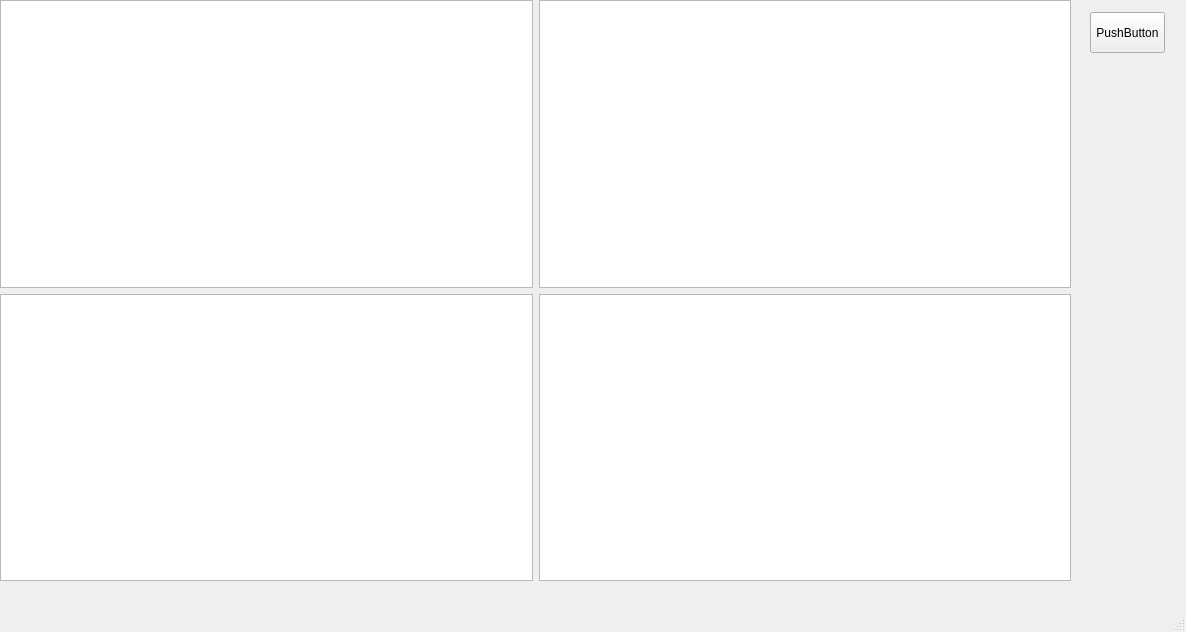
<?xml version="1.0" encoding="UTF-8"?>
<ui version="4.0">
 <class>MainWindow</class>
 <widget class="QMainWindow" name="MainWindow">
  <property name="geometry">
   <rect>
    <x>0</x>
    <y>0</y>
    <width>1186</width>
    <height>632</height>
   </rect>
  </property>
  <property name="windowTitle">
   <string>MainWindow</string>
  </property>
  <widget class="QWidget" name="centralwidget">
   <widget class="QPushButton" name="pushButton">
    <property name="geometry">
     <rect>
      <x>1090</x>
      <y>12</y>
      <width>75</width>
      <height>41</height>
     </rect>
    </property>
    <property name="text">
     <string>PushButton</string>
    </property>
   </widget>
   <widget class="QWidget" name="gridLayoutWidget">
    <property name="geometry">
     <rect>
      <x>0</x>
      <y>0</y>
      <width>1071</width>
      <height>581</height>
     </rect>
    </property>
    <layout class="QGridLayout" name="gridLayout">
     <property name="sizeConstraint">
      <enum>QLayout::SetMaximumSize</enum>
     </property>
     <item row="2" column="0">
      <widget class="QGraphicsView" name="graphicsView_LB"/>
     </item>
     <item row="1" column="0">
      <widget class="QGraphicsView" name="graphicsView_LT"/>
     </item>
     <item row="1" column="1">
      <widget class="QGraphicsView" name="graphicsView_RT"/>
     </item>
     <item row="2" column="1">
      <widget class="QGraphicsView" name="graphicsView_RB"/>
     </item>
    </layout>
   </widget>
  </widget>
  <widget class="QMenuBar" name="menubar">
   <property name="geometry">
    <rect>
     <x>0</x>
     <y>0</y>
     <width>1186</width>
     <height>21</height>
    </rect>
   </property>
  </widget>
  <widget class="QStatusBar" name="statusbar"/>
 </widget>
 <resources/>
 <connections/>
</ui>
